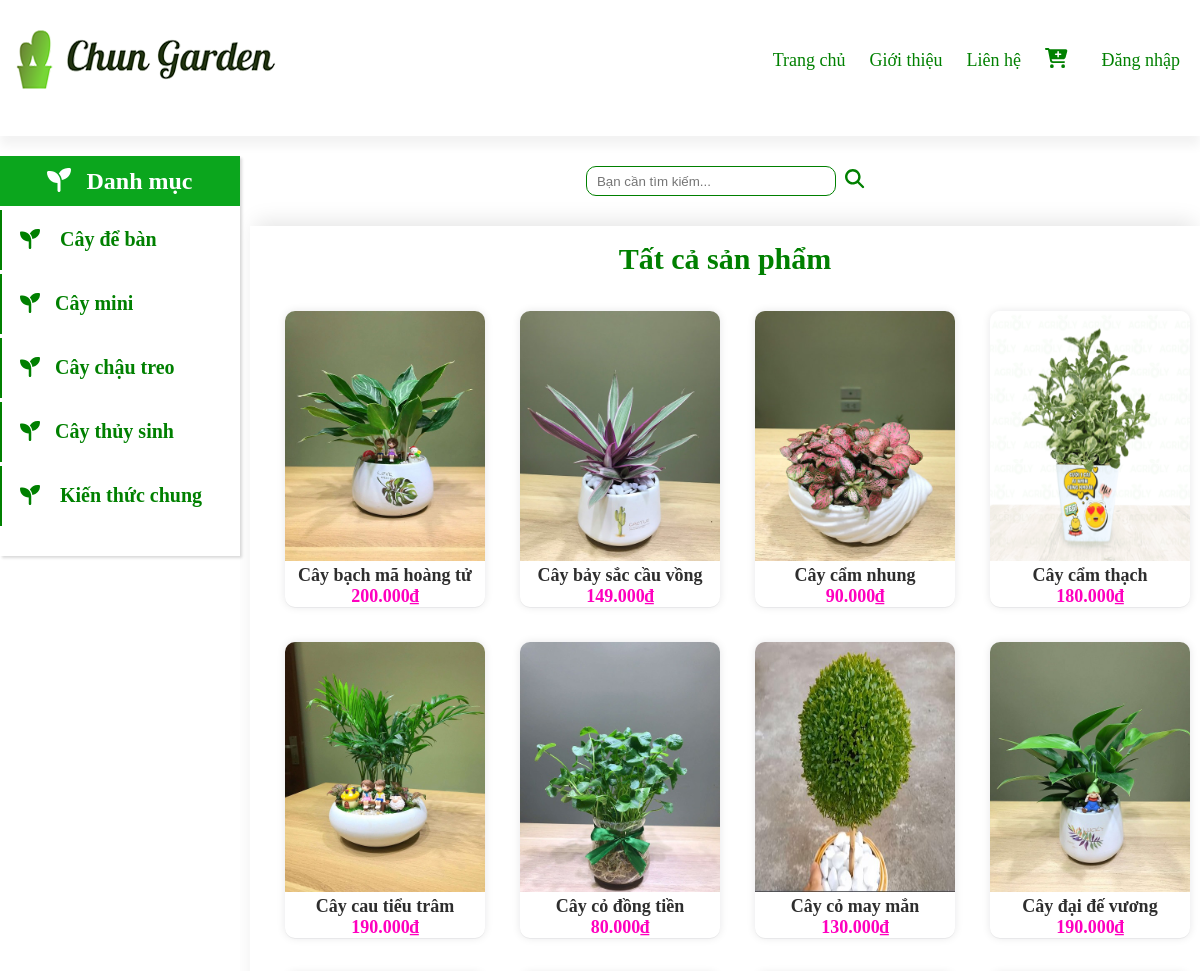
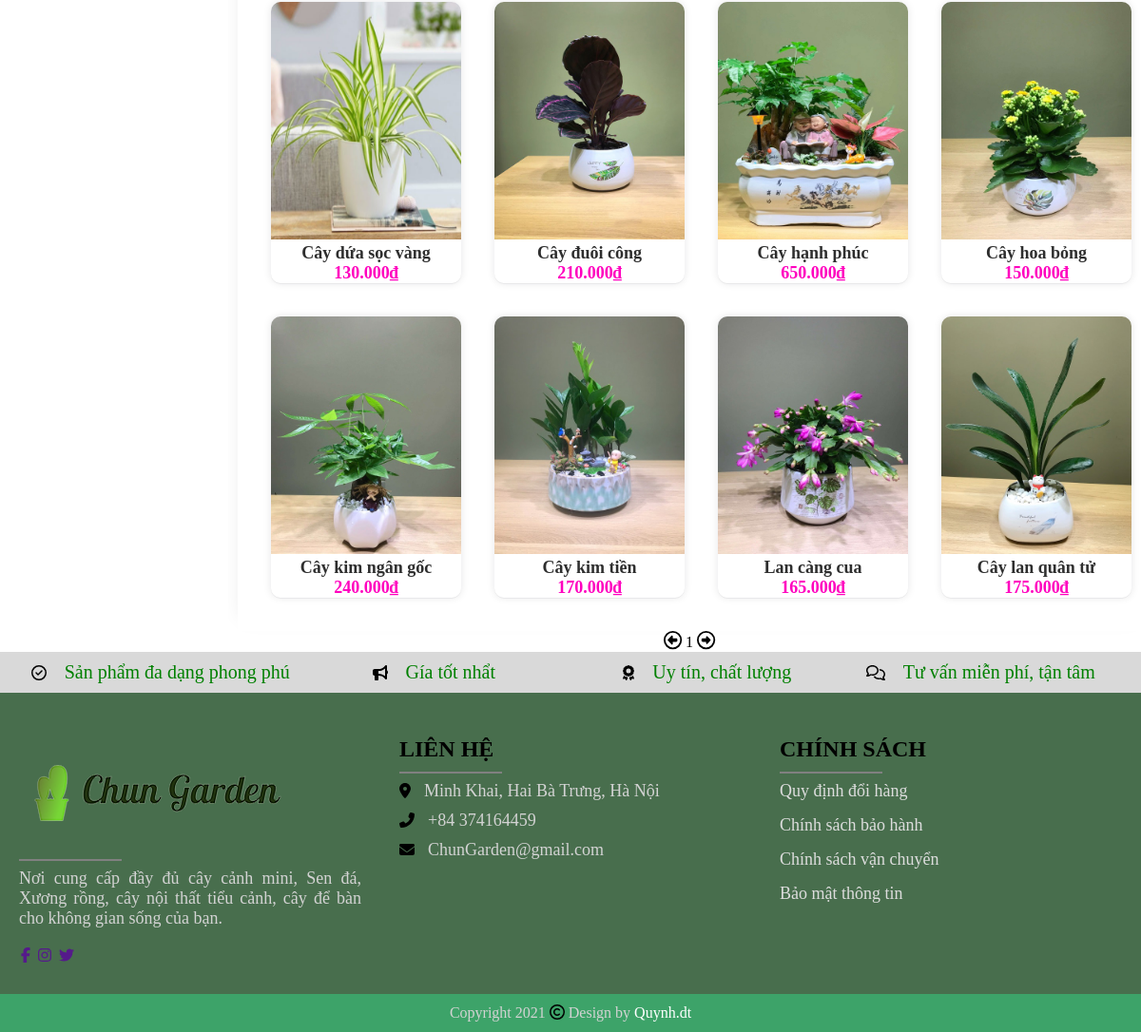
Screenshot of /customer/modules/product/product.php with the database file from the repository (2 pictures, top to bottom).
### tables this page shows
CREATE TABLE `product` (
  `id_Product` int(11) NOT NULL,
  `Name` varchar(50) NOT NULL,
  `Price` float NOT NULL,
  `image` varchar(255) NOT NULL,
  `Description` text NOT NULL,
  `Status` tinyint(1) NOT NULL,
  `id_Categorize` int(11) NOT NULL,
  `view` bigint(20) NOT NULL
);

### customer/modules/product/product.php (the view, shortened to what this page needs)
<?php
require_once ('layout/headerCus.php');
?>
<?php
$sql="SELECT id_Product, Name,Price,image,Status FROM Product ";
 $kw="";
$limit =16;
if(isset($_GET['page'])){
	$page = $_GET['page'];
}
else{
	$page = 1;
}
$offset=($page-1)*$limit;
$sql=$sql."LIMIT $offset,$limit ";
$result=mysqli_query($conn,$sql);
?>
	<div class="search">
		<form class="content_search">
			<input type="text" name="kw" placeholder="Bạn cần tìm kiếm...">
			<button type="submit" ><i class="fas fa-search"></i></button>
			</form>
	</div>
	<div class="box">
		<h2>Tất cả sản phẩm</h2>
		<table>
			<?php
				$total=mysqli_num_rows($result);
				$count=0;
				$n=4;
				while($count != $total){
					echo "<tr>";
						while ($row=mysqli_fetch_assoc($result)) {
							$count++;
							$id=$row['id_Product'];
							echo "<td class='item'>";
								echo "<a href='index.php?module=product&action=view&id=$id'>";
									$url=$row['image'];
									echo "<img src='$url' width='200px'>";
									echo "<br><b>".$row['Name']."</b><br>";
									$price =$row['Price'];
									$pricer=number_format("$price",0,",",".");
                  					echo "<b class='gia'>".$pricer."₫</b>";
								echo "</a>";
							echo "</td>";
							if($count %$n==0) break;
						}
					echo "</tr>";
				}
			?>
		</table>
	</div>
	<div class="pagination">
		<a href="index.php?module=product&action=product<?php if(!empty($kw)) echo "&kw=$kw"; echo "&page=".($page-1);?>"><i class="far fa-arrow-alt-circle-left"></i></a>
	<span><?php echo $page;?></span>
	<a href="index.php?module=product&action=product<?php if(!empty($kw)) echo "&kw=$kw"; echo "&page=".($page+1);?>"><i class="far fa-arrow-alt-circle-right"></i></a>
	</div>
<?php
require_once ('layout/footerCus.php');
?>

### customer/layout/style.css (style rules this page uses)
* { padding: 0; margin: auto; box-sizing:border-box; border-collapse: collapse; }
.content_search input { width: 250px; height: 30px; border:1px solid green; border-radius: 10px; outline: none; padding-left: 10px; }
.content_search button { margin-left: 5px; color: green; border: none; font-size: larger; background: white; }
.search { margin-top: 30px; }
.box { border-top: 1px solid rgba(255,255,255,0.2); box-shadow: 0px -10px 20px -5px rgba(0,0,0,0.1); clear: both; margin-top: 30px; text-align: center; }
.box h2 { margin-top: 15px; color: green; font-size: 30px; font-weight: 600; }
.box a { text-decoration-line: none; }
.box table { border-collapse: separate; border-spacing: 35px; }
.box table .item { text-align: center; box-shadow: rgba(17, 17, 26, 0.05) 0px 1px 0px, rgba(17, 17, 26, 0.1) 0px 0px 8px; border-radius: 10px; object-fit: cover; overflow: hidden; }
.item img { height: 250px; width: 200px; margin-top: 0; }
.box table td { width: 200px; height: 296px; }
.item { position: relative; }
.item b { font-size: 18px; text-align: center; color: #2E2E2E; }
.item .gia { color: #FF00BF; text-align: center; }
.pagination a { color: black; font-size: larger; }

### rows the page displays
product: image (picture), Name "Cây bạch mã hoàng tử", Price "200.000"
product: image (picture), Name "Cây bảy sắc cầu vồng", Price "149.000"
product: image (picture), Name "Cây cẩm nhung", Price "90.000"
product: image (picture), Name "Cây cẩm thạch", Price "180.000"
product: image (picture), Name "Cây cau tiểu trâm", Price "190.000"
product: image (picture), Name "Cây cỏ đồng tiền", Price "80.000"
product: image (picture), Name "Cây cỏ may mắn", Price "130.000"
product: image (picture), Name "Cây đại đế vương", Price "190.000"
product: image (picture), Name "Cây dứa sọc vàng", Price "130.000"
product: image (picture), Name "Cây đuôi công", Price "210.000"
product: image (picture), Name "Cây hạnh phúc", Price "650.000"
product: image (picture), Name "Cây hoa bỏng", Price "150.000"
product: image (picture), Name "Cây kim ngân gốc", Price "240.000"
product: image (picture), Name "Cây kim tiền", Price "170.000"
product: image (picture), Name "Lan càng cua", Price "165.000"
product: image (picture), Name "Cây lan quân tử", Price "175.000"

### other values shown
$page "1"
